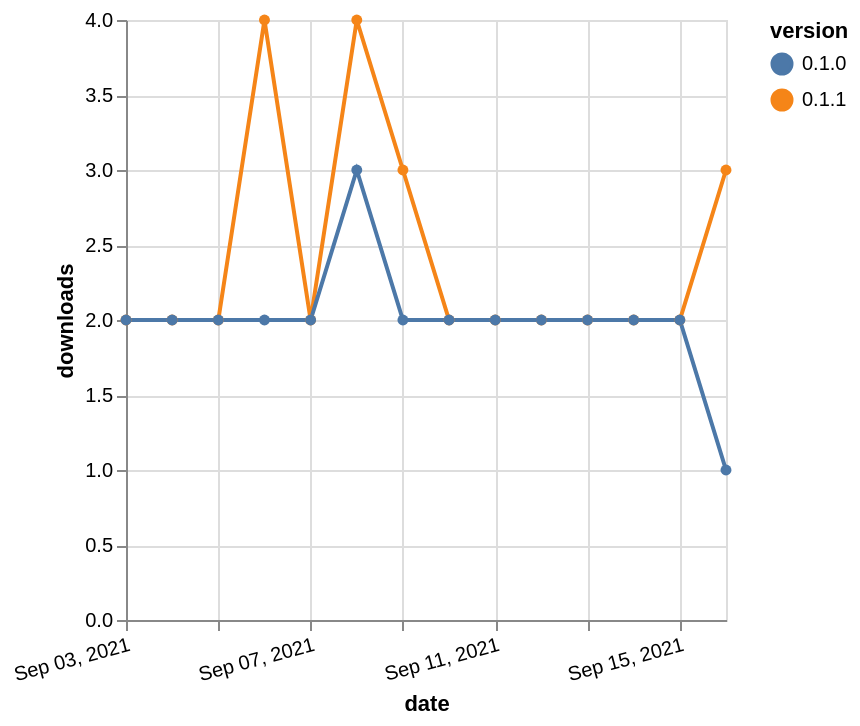

Describe this chart as a Vega-Lite specification.
### Vega-Lite specification from a JSON file in a GitHub repository (floating-point values rounded to 4 significant figures)
{"$schema": "https://vega.github.io/schema/vega-lite/v5.json", "description": "A simple bar chart with embedded data.", "data": {"values": [{"date": "2021-09-03", "total": 2221, "delta": 2, "version": "0.1.1"}, {"date": "2021-09-04", "total": 2223, "delta": 2, "version": "0.1.1"}, {"date": "2021-09-05", "total": 2225, "delta": 2, "version": "0.1.1"}, {"date": "2021-09-06", "total": 2229, "delta": 4, "version": "0.1.1"}, {"date": "2021-09-07", "total": 2231, "delta": 2, "version": "0.1.1"}, {"date": "2021-09-08", "total": 2235, "delta": 4, "version": "0.1.1"}, {"date": "2021-09-09", "total": 2238, "delta": 3, "version": "0.1.1"}, {"date": "2021-09-10", "total": 2240, "delta": 2, "version": "0.1.1"}, {"date": "2021-09-11", "total": 2242, "delta": 2, "version": "0.1.1"}, {"date": "2021-09-12", "total": 2244, "delta": 2, "version": "0.1.1"}, {"date": "2021-09-13", "total": 2246, "delta": 2, "version": "0.1.1"}, {"date": "2021-09-14", "total": 2248, "delta": 2, "version": "0.1.1"}, {"date": "2021-09-15", "total": 2250, "delta": 2, "version": "0.1.1"}, {"date": "2021-09-16", "total": 2253, "delta": 3, "version": "0.1.1"}, {"date": "2021-09-03", "total": 2156, "delta": 2, "version": "0.1.0"}, {"date": "2021-09-04", "total": 2158, "delta": 2, "version": "0.1.0"}, {"date": "2021-09-05", "total": 2160, "delta": 2, "version": "0.1.0"}, {"date": "2021-09-06", "total": 2162, "delta": 2, "version": "0.1.0"}, {"date": "2021-09-07", "total": 2164, "delta": 2, "version": "0.1.0"}, {"date": "2021-09-08", "total": 2167, "delta": 3, "version": "0.1.0"}, {"date": "2021-09-09", "total": 2169, "delta": 2, "version": "0.1.0"}, {"date": "2021-09-10", "total": 2171, "delta": 2, "version": "0.1.0"}, {"date": "2021-09-11", "total": 2173, "delta": 2, "version": "0.1.0"}, {"date": "2021-09-12", "total": 2175, "delta": 2, "version": "0.1.0"}, {"date": "2021-09-13", "total": 2177, "delta": 2, "version": "0.1.0"}, {"date": "2021-09-14", "total": 2179, "delta": 2, "version": "0.1.0"}, {"date": "2021-09-15", "total": 2181, "delta": 2, "version": "0.1.0"}, {"date": "2021-09-16", "total": 2182, "delta": 1, "version": "0.1.0"}]}, "width": "container", "mark": {"type": "line", "point": {"filled": true}}, "encoding": {"x": {"field": "date", "type": "temporal", "timeUnit": "yearmonthdate", "title": "date", "axis": {"labelAngle": -15}}, "y": {"field": "delta", "type": "quantitative", "title": "downloads"}, "color": {"field": "version", "type": "nominal"}, "tooltip": {"field": "delta"}}}
